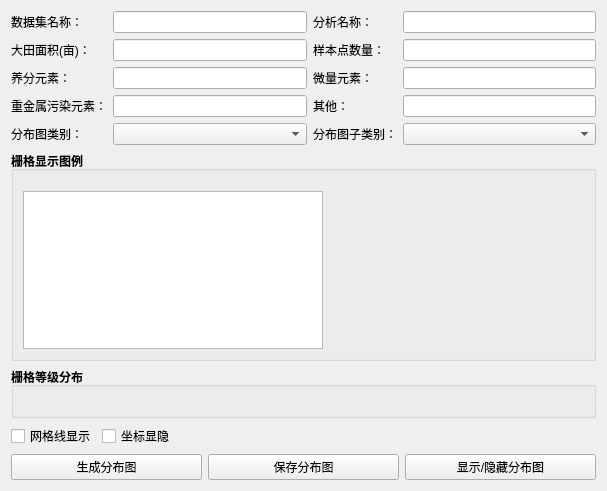
<?xml version="1.0" encoding="UTF-8"?>
<ui version="4.0">
 <class>AgriSoilTestingDistributeWidget</class>
 <widget class="QWidget" name="AgriSoilTestingDistributeWidget">
  <property name="geometry">
   <rect>
    <x>0</x>
    <y>0</y>
    <width>607</width>
    <height>491</height>
   </rect>
  </property>
  <property name="minimumSize">
   <size>
    <width>0</width>
    <height>0</height>
   </size>
  </property>
  <property name="maximumSize">
   <size>
    <width>16777215</width>
    <height>16777215</height>
   </size>
  </property>
  <property name="windowTitle">
   <string>Form</string>
  </property>
  <layout class="QVBoxLayout" name="verticalLayout">
   <item>
    <layout class="QGridLayout" name="gridLayout">
     <item row="4" column="0">
      <widget class="QLabel" name="label_7">
       <property name="text">
        <string>大田面积(亩)：</string>
       </property>
      </widget>
     </item>
     <item row="6" column="0">
      <widget class="QLabel" name="label_14">
       <property name="text">
        <string>重金属污染元素：</string>
       </property>
      </widget>
     </item>
     <item row="1" column="2">
      <widget class="QLineEdit" name="dataset_name"/>
     </item>
     <item row="5" column="2">
      <widget class="QLineEdit" name="ele_nutrient"/>
     </item>
     <item row="5" column="3">
      <widget class="QLabel" name="label_13">
       <property name="text">
        <string>微量元素：</string>
       </property>
      </widget>
     </item>
     <item row="4" column="4">
      <widget class="QLineEdit" name="collect_count"/>
     </item>
     <item row="1" column="4">
      <widget class="QLineEdit" name="analysis_name"/>
     </item>
     <item row="6" column="2">
      <widget class="QLineEdit" name="ele_heavy_metal"/>
     </item>
     <item row="5" column="4">
      <widget class="QLineEdit" name="ele_minor"/>
     </item>
     <item row="1" column="3">
      <widget class="QLabel" name="label_8">
       <property name="text">
        <string>分析名称：</string>
       </property>
      </widget>
     </item>
     <item row="4" column="3">
      <widget class="QLabel" name="label_11">
       <property name="text">
        <string>样本点数量：</string>
       </property>
      </widget>
     </item>
     <item row="6" column="3">
      <widget class="QLabel" name="label_16">
       <property name="text">
        <string>其他：</string>
       </property>
      </widget>
     </item>
     <item row="1" column="0">
      <widget class="QLabel" name="label_2">
       <property name="text">
        <string>数据集名称：</string>
       </property>
      </widget>
     </item>
     <item row="4" column="2">
      <widget class="QLineEdit" name="field_area"/>
     </item>
     <item row="5" column="0">
      <widget class="QLabel" name="label_12">
       <property name="text">
        <string>养分元素：</string>
       </property>
      </widget>
     </item>
     <item row="6" column="4">
      <widget class="QLineEdit" name="ele_other"/>
     </item>
     <item row="7" column="2">
      <widget class="QComboBox" name="combo_dismap_type"/>
     </item>
     <item row="7" column="3">
      <widget class="QLabel" name="label_18">
       <property name="text">
        <string>分布图子类别：</string>
       </property>
      </widget>
     </item>
     <item row="7" column="4">
      <widget class="QComboBox" name="combo_dismap_sidType"/>
     </item>
     <item row="7" column="0">
      <widget class="QLabel" name="label_17">
       <property name="text">
        <string>分布图类别：</string>
       </property>
      </widget>
     </item>
    </layout>
   </item>
   <item>
    <widget class="QGroupBox" name="groupBox">
     <property name="maximumSize">
      <size>
       <width>16777215</width>
       <height>210</height>
      </size>
     </property>
     <property name="font">
      <font>
       <pointsize>9</pointsize>
       <weight>75</weight>
       <bold>true</bold>
      </font>
     </property>
     <property name="title">
      <string>栅格显示图例</string>
     </property>
     <layout class="QHBoxLayout" name="horizontalLayout_3">
      <property name="leftMargin">
       <number>9</number>
      </property>
      <property name="topMargin">
       <number>20</number>
      </property>
      <item>
       <widget class="QTableWidget" name="tableWidget">
        <property name="maximumSize">
         <size>
          <width>300</width>
          <height>16777215</height>
         </size>
        </property>
       </widget>
      </item>
      <item>
       <widget class="QWidget" name="widget" native="true">
        <property name="layoutDirection">
         <enum>Qt::LeftToRight</enum>
        </property>
        <layout class="QVBoxLayout" name="verticalLayout_2">
         <item>
          <layout class="QHBoxLayout" name="horizontalLayout_5">
           <item>
            <widget class="QLabel" name="label_4">
             <property name="maximumSize">
              <size>
               <width>50</width>
               <height>16777215</height>
              </size>
             </property>
             <property name="font">
              <font>
               <pointsize>9</pointsize>
               <weight>50</weight>
               <bold>false</bold>
              </font>
             </property>
             <property name="text">
              <string/>
             </property>
            </widget>
           </item>
           <item>
            <widget class="QLabel" name="ele_max">
             <property name="font">
              <font>
               <weight>50</weight>
               <bold>false</bold>
              </font>
             </property>
             <property name="text">
              <string/>
             </property>
            </widget>
           </item>
          </layout>
         </item>
         <item>
          <layout class="QHBoxLayout" name="horizontalLayout_4">
           <item>
            <widget class="QLabel" name="label_3">
             <property name="maximumSize">
              <size>
               <width>50</width>
               <height>16777215</height>
              </size>
             </property>
             <property name="font">
              <font>
               <pointsize>9</pointsize>
               <weight>50</weight>
               <bold>false</bold>
              </font>
             </property>
             <property name="text">
              <string/>
             </property>
            </widget>
           </item>
           <item>
            <widget class="QLabel" name="ele_min">
             <property name="font">
              <font>
               <weight>50</weight>
               <bold>false</bold>
              </font>
             </property>
             <property name="text">
              <string/>
             </property>
            </widget>
           </item>
          </layout>
         </item>
         <item>
          <layout class="QHBoxLayout" name="horizontalLayout_6">
           <item>
            <widget class="QLabel" name="label_9">
             <property name="maximumSize">
              <size>
               <width>50</width>
               <height>16777215</height>
              </size>
             </property>
             <property name="font">
              <font>
               <pointsize>9</pointsize>
               <weight>50</weight>
               <bold>false</bold>
              </font>
             </property>
             <property name="text">
              <string/>
             </property>
            </widget>
           </item>
           <item>
            <widget class="QLabel" name="ele_avg">
             <property name="font">
              <font>
               <weight>50</weight>
               <bold>false</bold>
              </font>
             </property>
             <property name="text">
              <string/>
             </property>
            </widget>
           </item>
          </layout>
         </item>
         <item>
          <spacer name="verticalSpacer">
           <property name="orientation">
            <enum>Qt::Vertical</enum>
           </property>
           <property name="sizeHint" stdset="0">
            <size>
             <width>20</width>
             <height>40</height>
            </size>
           </property>
          </spacer>
         </item>
        </layout>
       </widget>
      </item>
     </layout>
    </widget>
   </item>
   <item>
    <widget class="QGroupBox" name="groupBox_2">
     <property name="font">
      <font>
       <weight>75</weight>
       <bold>true</bold>
      </font>
     </property>
     <property name="title">
      <string>栅格等级分布</string>
     </property>
    </widget>
   </item>
   <item>
    <layout class="QHBoxLayout" name="horizontalLayout_2">
     <item>
      <widget class="QCheckBox" name="checkBox_grid">
       <property name="text">
        <string>网格线显示</string>
       </property>
      </widget>
     </item>
     <item>
      <widget class="QCheckBox" name="checkBox_coordinate">
       <property name="text">
        <string>坐标显隐</string>
       </property>
      </widget>
     </item>
     <item>
      <spacer name="horizontalSpacer">
       <property name="orientation">
        <enum>Qt::Horizontal</enum>
       </property>
       <property name="sizeHint" stdset="0">
        <size>
         <width>40</width>
         <height>20</height>
        </size>
       </property>
      </spacer>
     </item>
    </layout>
   </item>
   <item>
    <layout class="QHBoxLayout" name="horizontalLayout">
     <item>
      <widget class="QPushButton" name="btn_generate">
       <property name="text">
        <string>生成分布图</string>
       </property>
      </widget>
     </item>
     <item>
      <widget class="QPushButton" name="btn_save">
       <property name="text">
        <string>保存分布图</string>
       </property>
      </widget>
     </item>
     <item>
      <widget class="QPushButton" name="btn_show_control">
       <property name="text">
        <string>显示/隐藏分布图</string>
       </property>
      </widget>
     </item>
    </layout>
   </item>
  </layout>
 </widget>
 <resources/>
 <connections/>
</ui>
